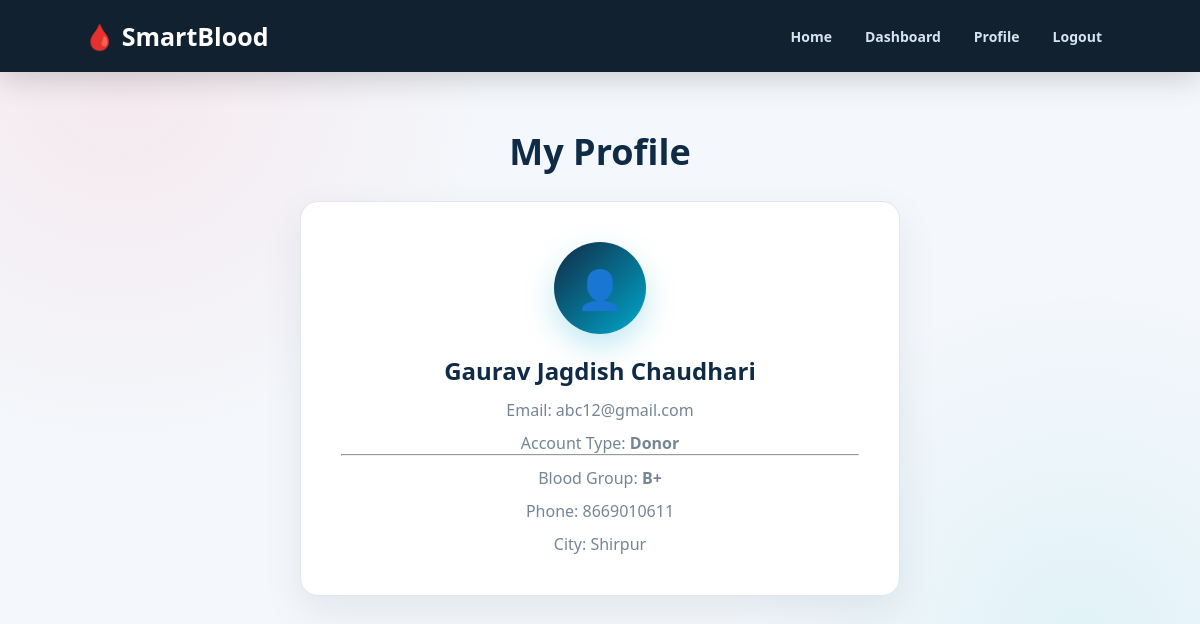
Page /profile (signed in) on the committed database.
### tables this page shows
CREATE TABLE users (
            id INTEGER PRIMARY KEY AUTOINCREMENT,
            name TEXT NOT NULL,
            email TEXT UNIQUE NOT NULL,
            password TEXT NOT NULL,
            role TEXT NOT NULL
        );

CREATE TABLE donors (
            id INTEGER PRIMARY KEY AUTOINCREMENT,
            user_id INTEGER,
            name TEXT NOT NULL,
            blood_group TEXT NOT NULL,
            phone TEXT NOT NULL,
            city TEXT NOT NULL
        , last_donation_date TEXT);

### app.py (the view, shortened to what this page needs)
@app.route("/profile")
def profile():
    user = get_current_user()
    if not user:
        return redirect("/login")
    conn = get_db()
    donor = None
    receiver = None
    if user["role"] == "donor":
        donor = conn.execute("""
            SELECT *
            FROM donors
            WHERE user_id = ?
        """, (
            user["id"],
        )).fetchone()
    conn.close()
    return render_template(
        "profile.html",
        user=user,
        donor=donor,
        receiver=receiver
    )

### app.py (called while the page is built)
def get_db():
    conn = sqlite3.connect(DATABASE)
    conn.row_factory = sqlite3.Row
    return conn

def get_current_user():
    if "user_id" not in session:
        return None
    conn = get_db()
    user = conn.execute("""
        SELECT *
        FROM users
        WHERE id = ?
    """, (session["user_id"],)).fetchone()
    conn.close()
    return user

### templates/profile.html (shortened to what this page needs)
<!DOCTYPE html>
<html lang="en">
<head>
    <link rel="stylesheet"
          href="{{ url_for('static', filename='style.css') }}">
</head>
<body>
<header>
    <div class="logo">
        🩸 SmartBlood
    </div>
    <nav>
        <a href="/">
            Home
        </a>
        {% if user["role"] == "donor" %}
            <a href="/donor-dashboard">
                Dashboard
            </a>
        {% elif user["role"] == "receiver" %}
            <a href="/receiver-dashboard">
                Dashboard
            </a>
        {% endif %}
        <a href="/profile">
            Profile
        </a>
        <a href="/logout">
            Logout
        </a>
    </nav>
</header>
<div class="profile-container">
    <h1>My Profile</h1>
    <div class="profile-card">
        <div class="profile-icon">
            👤
        </div>
        <h2>
            {{ user["name"] }}
        </h2>
        <p>
            Email:
            {{ user["email"] }}
        </p>
        <p>
            Account Type:
            <strong>
                {{ user["role"]|capitalize }}
            </strong>
        </p>
        {% if donor %}
        <hr>
        <p>
            Blood Group:
            <strong>
                {{ donor["blood_group"] }}
            </strong>
        </p>
        <p>
            Phone:
            {{ donor["phone"] }}
        </p>
        <p>
            City:
            {{ donor["city"] }}
        </p>
        {% endif %}
    </div>
</div>
</body>
</html>

### Static/style.css (style rules this page uses)
* { margin: 0; padding: 0; box-sizing: border-box; }
html { scroll-behavior: smooth; }
body { font-family: "Segoe UI", Arial, sans-serif; color: #182433; background: radial-gradient( circle at 10% 10%, rgba(255, 64, 88, 0.08), transparent 28% ), radial-gradient( circle at 90% 80%, rgba(0, 188, 212, 0.08), transparent 28% ), #f4f7fb; min-height: 100vh; }
header { position: sticky; top: 0; z-index: 1000; min-height: 72px; padding: 0 7%; display: flex; align-items: center; justify-content: space-between; background: rgba(8, 24, 40, 0.96); box-shadow: 0 8px 30px rgba(0, 0, 0, 0.16); backdrop-filter: blur(12px); }
.logo { color: white; font-size: 25px; font-weight: 800; cursor: pointer; transition: 0.3s ease; }
nav { display: flex; align-items: center; gap: 5px; }
nav a { position: relative; padding: 9px 14px; color: #d8e3ed; text-decoration: none; font-size: 14px; font-weight: 600; border-radius: 8px; transition: color 0.3s ease, background 0.3s ease, transform 0.3s ease; }
nav a::after { content: ""; position: absolute; left: 50%; bottom: 3px; width: 0; height: 2px; background: #00d4ff; transform: translateX(-50%); transition: width 0.3s ease; }
.profile-container { width: 600px; max-width: 92%; margin: 55px auto; }
.profile-container > h1 { color: #102b46; text-align: center; font-size: 36px; margin-bottom: 25px; }
.profile-card { padding: 40px; text-align: center; background: white; border: 1px solid #e0e7ed; border-radius: 18px; box-shadow: 0 15px 40px rgba(10,35,60,0.08); }
.profile-icon { width: 92px; height: 92px; display: flex; align-items: center; justify-content: center; margin: 0 auto 20px; border-radius: 50%; background: linear-gradient( 135deg, #102b46, #00a8cc ); color: white; font-size: 38px; box-shadow: 0 12px 30px rgba(0,168,204,0.25); transition: transform 0.3s ease; }
.profile-card h2 { color: #102b46; margin-bottom: 12px; }
.profile-card p { color: #758596; margin-top: 11px; }

### rows in the picture
users: name "Gaurav Jagdish Chaudhari", email "abc12@gmail.com", role "Donor"
donors: blood_group "B+", phone "8669010611", city "Shirpur"
